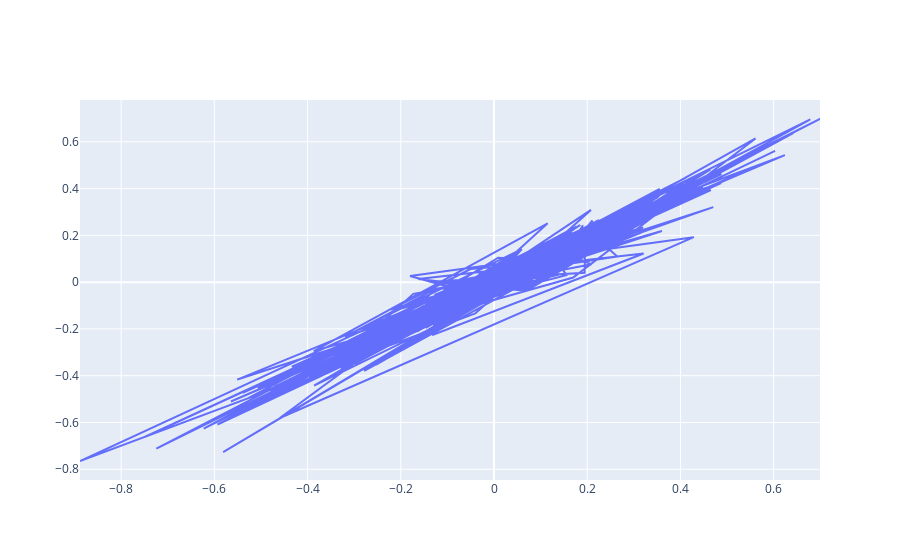

Source (notebook cell):
### Code cell
atoms_list = list(get_atoms_data())
from plotly import graph_objects as go
x= [atoms.get_forces() for atoms in atoms_list]
init_eps_dict = {"Pt":2, "Fe" : 1.5}
init_sigma_dict = {"Pt":2.8, "Fe" : 2.1}
# init_eps_dict=eps
# init_sigma_dict=sig

def get_lj_engs():
    for atoms in atoms_list:
        _atoms = atoms.copy()
        _atoms.calc = LammpsLJBuilder().get_calculator(dict_eps=eps, dict_sigma=sig)
        eng = _atoms.get_forces()
        yield eng
y= [i for i in get_lj_engs()]

x = np.array(x).reshape(1, -1)[0]
y = np.array(y).reshape(1, -1)[0]

fig = go.Figure()
fig.add_trace(
    go.Scatter(x=x[abs(y) < 1], y=y[abs(y) < 1])
)

### Figure 1 — Plotly figure (JSON) as saved in the notebook; plotly's stock layout.template omitted (floating-point values rounded to 4 significant figures; data arrays with more than 128 entries replaced by an {"elided": "..."} marker saying what was removed)
{"data": [{"type": "scatter", "x": {"elided": "3072 float values"}, "y": {"elided": "3072 float values"}}], "layout": {}}
